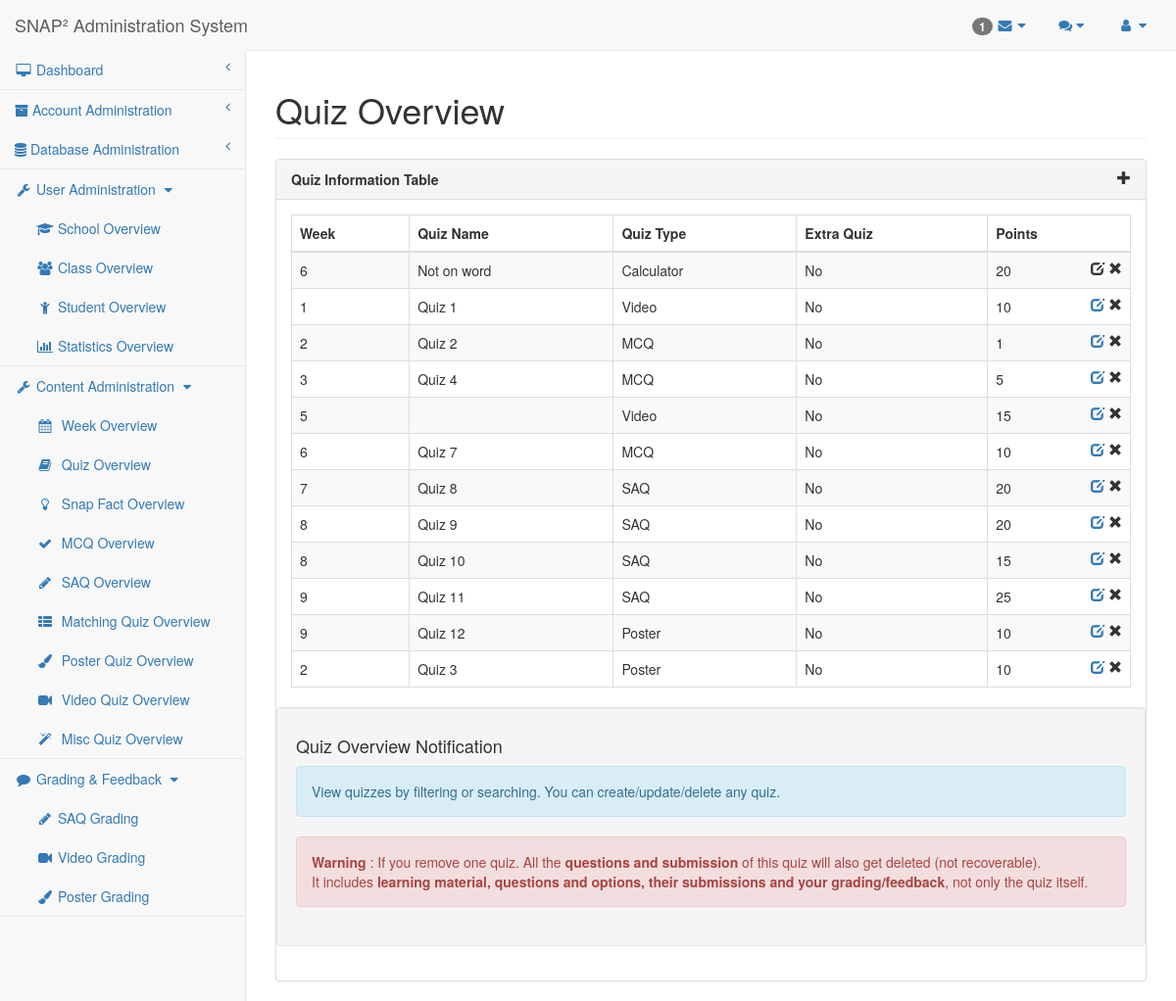
Page /researcher/quiz.php (signed in) on the committed database.
### tables this page shows
CREATE TABLE `quiz` (
  `QuizID` mediumint(9) NOT NULL AUTO_INCREMENT,
  `Week` mediumint(9) DEFAULT NULL,
  `QuizType` enum('SAQ','MCQ','Matching','Poster','Misc') DEFAULT NULL,
  `ExtraQuiz` tinyint(1) DEFAULT 0,
  `TopicID` mediumint(9) DEFAULT NULL,
  `QuizName` text DEFAULT NULL,
  PRIMARY KEY (`QuizID`),
  KEY `Quiz_TopicID_FK` (`TopicID`),
  CONSTRAINT `Quiz_TopicID_FK` FOREIGN KEY (`TopicID`) REFERENCES `topic` (`TopicID`) ON DELETE CASCADE ON UPDATE CASCADE
);

CREATE TABLE `misc_section` (
  `QuizID` mediumint(9) NOT NULL DEFAULT 0,
  `QuizSubType` text DEFAULT NULL,
  `Points` mediumint(9) DEFAULT NULL,
  PRIMARY KEY (`QuizID`),
  CONSTRAINT `Misc_Section_QuizID_FK` FOREIGN KEY (`QuizID`) REFERENCES `quiz` (`QuizID`) ON DELETE CASCADE ON UPDATE CASCADE
);

CREATE TABLE `mcq_section` (
  `QuizID` mediumint(9) NOT NULL DEFAULT 0,
  `Points` mediumint(9) DEFAULT 0,
  PRIMARY KEY (`QuizID`),
  CONSTRAINT `MCQ_Section_QuizID_FK` FOREIGN KEY (`QuizID`) REFERENCES `quiz` (`QuizID`) ON DELETE CASCADE ON UPDATE CASCADE
);

CREATE TABLE `poster_section` (
  `QuizID` mediumint(9) NOT NULL DEFAULT 0,
  `Title` text DEFAULT NULL,
  `Description` text DEFAULT NULL,
  `Points` mediumint(9) DEFAULT NULL,
  PRIMARY KEY (`QuizID`),
  CONSTRAINT `Poster_Section_QuizID_FK` FOREIGN KEY (`QuizID`) REFERENCES `quiz` (`QuizID`) ON DELETE CASCADE ON UPDATE CASCADE
);

### researcher/researcher-lib.php (called while the page is built, shortened)
<?php
require_once("../mysql-lib.php");
$editableQuizTypeArr = array('MCQ', 'SAQ', 'Matching', 'Poster', 'Video');
$miscQuizTypeArr = array('Calculator');
$pageName = basename($_SERVER['SCRIPT_FILENAME'], '.php');
$pageNameForView = getPageNameForView($pageName);
function getPageNameForView($pageName)
{
    $pageNameForView = str_replace('-', ' ', str_replace('editor', '', $pageName));
    $pageNameForView = str_replace('mcq', 'Multiple Choice Quiz', $pageNameForView);
    return ucwords($pageNameForView);
}
?>

### mysql-lib.php (called while the page is built, shortened)
<?php
function getQuizzes(PDO $conn)
{
    return getRecords($conn, "Quiz", array("Topic"));
}
function getQuizPoints(PDO $conn, $quizID)
{
    $pointsBySection = array('MCQ', 'Matching', 'Poster', 'Misc');
    $pointsByQuestion = array('SAQ', 'Video', 'Image');
    $points = 0;
    $quizTypeSql = "SELECT COUNT(*) FROM Quiz WHERE QuizID = ?";
    $quizTypeQuery = $conn->prepare($quizTypeSql);
    $quizTypeQuery->execute(array($quizID));
    if ($quizTypeQuery->fetchColumn() > 0) {
        $quizTypeSql = "SELECT QuizType FROM Quiz WHERE QuizID = ?";
        $quizTypeQuery = $conn->prepare($quizTypeSql);
        $quizTypeQuery->execute(array($quizID));
        $quizTypeResult = $quizTypeQuery->fetch(PDO::FETCH_OBJ);
        $quizType = $quizTypeResult->QuizType;
        if (in_array($quizType, $pointsBySection)) {
            $pointsSql = "SELECT Points AS SumPoints FROM Quiz NATURAL JOIN " . $quizType . "_Section WHERE QuizID = ?";
        } else if (in_array($quizType, $pointsByQuestion)) {
            $pointsSql = "SELECT SUM(Points) AS SumPoints FROM Quiz NATURAL JOIN SAQ_Section NATURAL JOIN SAQ_Question WHERE QuizID = ?";
        } else {
            throw new Exception("Unexpected Quiz Type. QuizID: " . $quizID);
        }
        $pointsQuery = $conn->prepare($pointsSql);
        $pointsQuery->execute(array($quizID));
        $pointsResult = $pointsQuery->fetch(PDO::FETCH_OBJ);
        if (strlen($pointsResult->SumPoints) > 0) {
            $points = $pointsResult->SumPoints;
        }
    }
    return $points;
}
function getRecords(PDO $conn, $tableName, array $joinTables = null)
{
    $tableSql = "SELECT * FROM " . $tableName;
    if ($joinTables != null) {
        foreach ($joinTables as $joinTable) {
            $tableSql .= " NATURAL JOIN " . $joinTable;
        }
    }
    $tableQuery = $conn->prepare($tableSql);
    $tableQuery->execute();
    $tableResult = $tableQuery->fetchAll(PDO::FETCH_OBJ);
    return $tableResult;
}

### researcher/quiz.php (the view, shortened to what this page needs)
<?php
require_once("../mysql-lib.php");
require_once("researcher-lib.php");
try {
    $conn = db_connect();
} catch (Exception $e) {
    debug_err($e);
}
try {
    if (strpos($pageName, 'quiz') !== false) {
        if (isset($_GET['week'])) {
            $quizResult = getQuizzesByWeek($conn, $_GET['week']);
        } else {
            $quizResult = getQuizzes($conn);
        }
    }
} catch (Exception $e) {
    debug_err($e);
}
?>
<!DOCTYPE html>
<html lang="en">
<?php require_once('header-lib.php'); ?>
<body>
<div id="wrapper">
    <?php require_once('navigation.php'); ?>
    <div id="page-wrapper">
        <div class="row">
            <div class="col-lg-12">
                <h1 class="page-header"><?php echo $pageNameForView; ?> Overview
                </h1>
            </div>
        </div>
        <div class="row">
            <div class="col-lg-12">
                <div class="panel panel-default">
                    <div class="panel-heading">
                        Quiz Information Table <span class="glyphicon glyphicon-plus pull-right" data-toggle="modal"
                                                     data-target="#dialog"></span>
                    </div>
                    <div class="panel-body">
                        <div class="dataTable_wrapper">
                            <table class="table table-striped table-bordered table-hover" id="datatables">
                                <?php require_once('table-head.php'); ?>
                                <tbody>
                                <?php for ($i = 0; $i < count($quizResult); $i++) {
                                    $quizID = $quizResult[$i]->QuizID;
                                    $quizType = getQuizType($conn, $quizID);
                                    $points = getQuizPoints($conn, $quizID);
                                    ?>
                                    <tr class="<?php if ($i % 2 == 0) {
                                        echo "odd";
                                    } else {
                                        echo "even";
                                    } ?>">
                                        <td><?php echo $quizResult[$i]->Week ?></td>
                                        <td><?php echo $quizResult[$i]->QuizName ?></td>
                                        <td><?php echo $quizType ?></td>
                                        <td><?php if($quizResult[$i]->ExtraQuiz==1) echo "Yes"; else echo "No"; ?></td>
                                        <td><?php echo $points ?>
                                            <span class="glyphicon glyphicon-remove pull-right"
                                                  aria-hidden="true"></span>
                                            <span class="pull-right" aria-hidden="true">&nbsp;</span>
                                            <?php if (in_array($quizType, $editableQuizTypeArr)) { ?>
                                                <a href="<?php echo strtolower($quizType); ?>-editor.php?quizID=<?php echo $quizID ?>">
                                                    <span class="glyphicon glyphicon-edit pull-right"
                                                          aria-hidden="true"></span>
                                                </a>
                                            <?php } else if (in_array($quizType, $miscQuizTypeArr)) { ?>
                                                <span class="glyphicon glyphicon-edit pull-right"
                                                      data-toggle="modal"
                                                      data-target="#dialog" aria-hidden="true"></span>
                                            <?php } ?>
                                        </td>
                                    </tr>
                                <?php } ?>
                                </tbody>
                            </table>
                        </div>
                        <?php require_once('quiz-overview-notification.php'); ?>
                    </div>
                </div>
            </div>
        </div>
    </div>
</div>
<?php require_once('sb-admin-lib.php'); ?>
</body>
</html>

### sb-admin/css/sb-admin-2.css (style rules this page uses)
body { background-color: #f8f8f8; }
#wrapper { width: 100%; }
#page-wrapper { padding: 0 15px; min-height: 568px; background-color: #fff; }
@media (min-width:768px) { #page-wrapper { position: inherit; margin: 0 0 0 250px; padding: 0 30px; border-left: 1px solid #e7e7e7; } }

### researcher/header-lib.php (style rules this page uses)
.panel-heading { font-weight: bold; }

### rows in the picture
quiz: Week "6", QuizName "Not on word", quizType "Calculator", ExtraQuiz "No", QuizID.Points "20"
quiz: Week "1", QuizName "Quiz 1", quizType "Video", ExtraQuiz "No", points "10"
quiz: Week "2", QuizName "Quiz 2", QuizType "MCQ", ExtraQuiz "No", QuizID.Points "1"
quiz: Week "3", QuizName "Quiz 4", QuizType "MCQ", ExtraQuiz "No", QuizID.Points "5"
quiz: Week "5", quizType "Video", ExtraQuiz "No", points "15"
quiz: Week "6", QuizName "Quiz 7", QuizType "MCQ", ExtraQuiz "No", QuizID.Points "10"
quiz: Week "7", QuizName "Quiz 8", QuizType "SAQ", ExtraQuiz "No", points "20"
quiz: Week "8", QuizName "Quiz 9", QuizType "SAQ", ExtraQuiz "No", points "20"
quiz: Week "8", QuizName "Quiz 10", QuizType "SAQ", ExtraQuiz "No", points "15"
quiz: Week "9", QuizName "Quiz 11", QuizType "SAQ", ExtraQuiz "No", points "25"
quiz: Week "9", QuizName "Quiz 12", QuizType "Poster", ExtraQuiz "No", QuizID.Points "10"
quiz: Week "2", QuizName "Quiz 3", QuizType "Poster", ExtraQuiz "No", QuizID.Points "10"

### other values in the picture
count($unreadComments) "1"
$userAdminPageArr[$i] "School"
$userAdminPageArr[$i] "Class"
$userAdminPageArr[$i] "Student"
$userAdminPageArr[$i] "Statistics"
$contentAdminPageArr[$i] "Week"
$contentAdminPageArr[$i] "Quiz"
$contentAdminPageArr[$i] "Snap Fact"
$contentAdminPageArr[$i] "MCQ"
$contentAdminPageArr[$i] "SAQ"
$contentAdminPageArr[$i] "Matching"
$contentAdminPageArr[$i] "Poster"
$contentAdminPageArr[$i] "Video"
$contentAdminPageArr[$i] "Misc"
$gradingPageArr[$i] "SAQ Grading"
